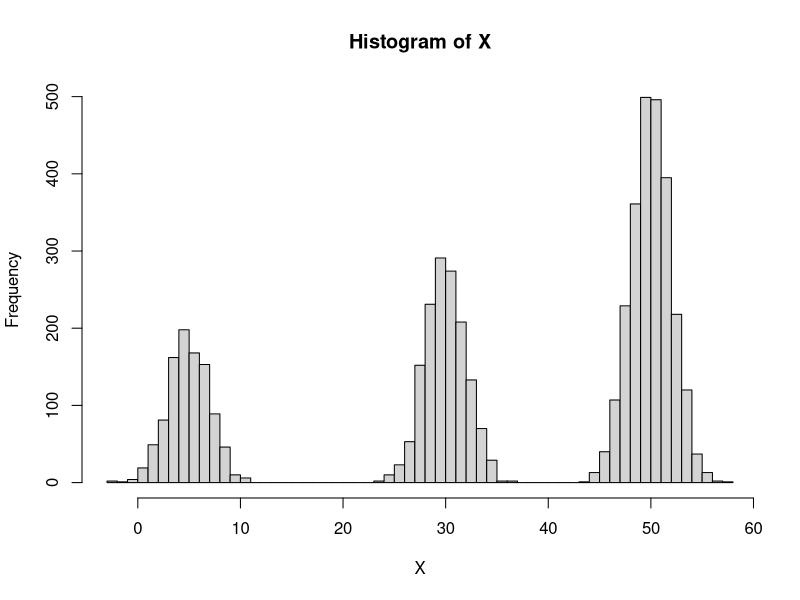

Here is the R script that generated this plot:
rm(list=ls());

set.seed(197);

GMM <- rbind(
 data.frame(mu=5, sigma=2, freq=0.2),
 data.frame(mu=30, sigma=2, freq=0.3),
 data.frame(mu=50, sigma=2, freq=0.5)
)

print(GMM);

n <- 5000;
X <- rnorm(n);

for(k in seq_along(X)) {
 rk <- sample(1:3, 1, replace=TRUE, prob=GMM$freq);
 X[k] <- GMM$mu[rk] + GMM$sigma[rk] * X[k];
}

hist(X, breaks=50);